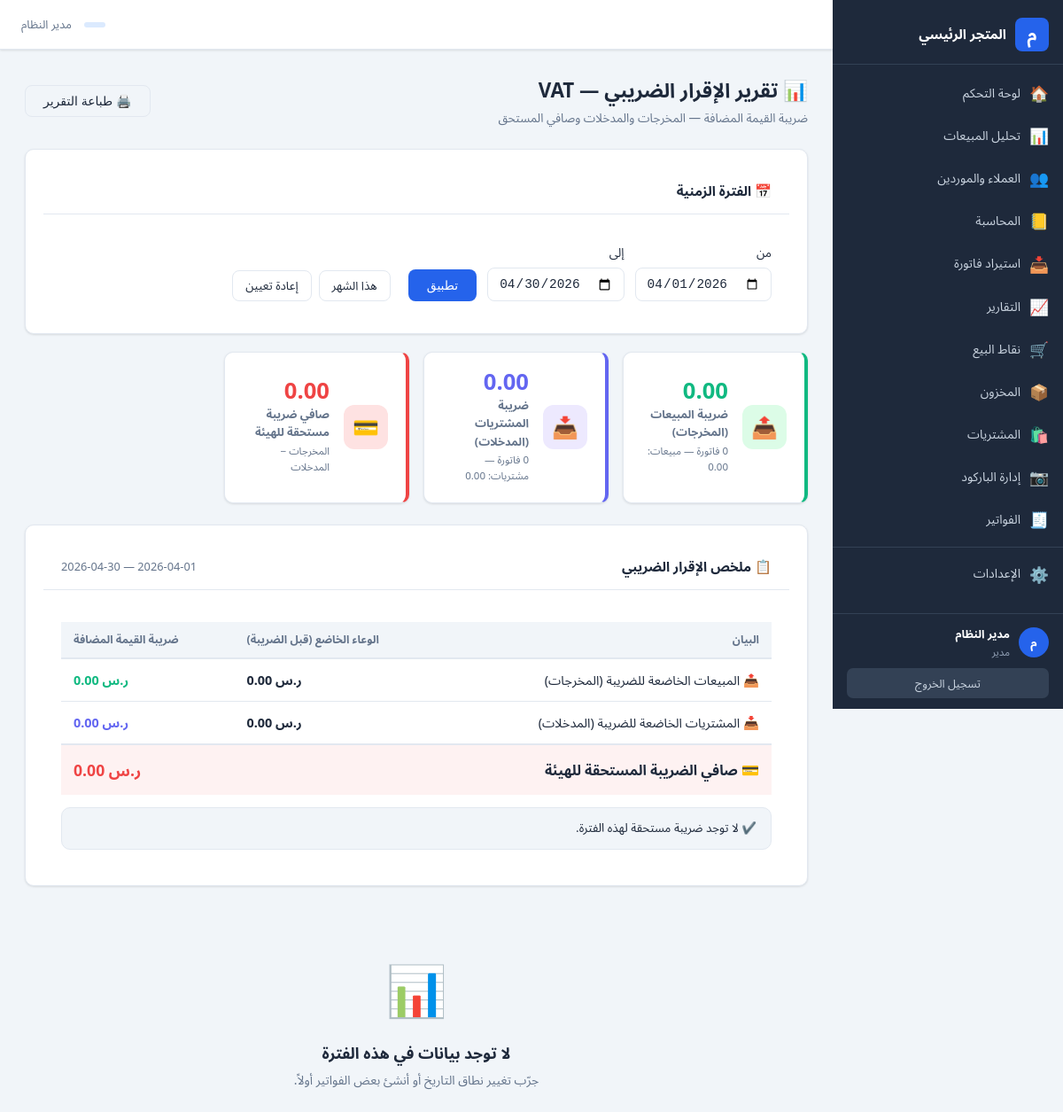
Page /reports/vat (signed in) on the committed database.
### tables this page shows
CREATE TABLE businesses (
    id              INTEGER PRIMARY KEY AUTOINCREMENT,
    name            TEXT    NOT NULL,
    name_en         TEXT,
    tax_number      TEXT,
    cr_number       TEXT,                          -- السجل التجاري
    phone           TEXT,
    email           TEXT,
    address         TEXT,
    city            TEXT,
    country         TEXT    DEFAULT 'YE',
    currency        TEXT    DEFAULT 'YER',         -- العملة الافتراضية
    fiscal_year_start TEXT  DEFAULT '01-01',       -- بداية السنة المالية
    logo_path       TEXT,
    is_active       INTEGER DEFAULT 1,
    created_at      TEXT    DEFAULT (datetime('now')),
    updated_at      TEXT    DEFAULT (datetime('now'))
, industry_type TEXT DEFAULT 'retail');

CREATE TABLE users (
    id              INTEGER PRIMARY KEY AUTOINCREMENT,
    business_id     INTEGER NOT NULL REFERENCES businesses(id) ON DELETE CASCADE,
    role_id         INTEGER NOT NULL REFERENCES roles(id),
    username        TEXT    NOT NULL,
    full_name       TEXT,
    email           TEXT,
    phone           TEXT,
    password_hash   TEXT    NOT NULL,
    is_active       INTEGER DEFAULT 1,
    last_login      TEXT,
    created_at      TEXT    DEFAULT (datetime('now')), branch_id INTEGER REFERENCES warehouses(id), level TEXT NOT NULL DEFAULT 'manager',
    UNIQUE(business_id, username)
);

CREATE TABLE roles (
    id              INTEGER PRIMARY KEY AUTOINCREMENT,
    business_id     INTEGER NOT NULL REFERENCES businesses(id) ON DELETE CASCADE,
    name            TEXT    NOT NULL,              -- مدير، محاسب، أمين مخزن، كاشير...
    permissions     TEXT    NOT NULL DEFAULT '{}', -- JSON: {"sales":true,"reports":false,...}
    is_system       INTEGER DEFAULT 0,             -- أدوار النظام لا تُحذف
    created_at      TEXT    DEFAULT (datetime('now'))
);

### app_monolith_backup.py (the view)
@app.route("/reports")
@app.route("/reports/vat")
@require_perm("reports")
def reports():
    db     = get_db()
    biz_id = session["business_id"]
    date_from = request.args.get("from", datetime.now().strftime("%Y-%m-01"))
    date_to   = request.args.get("to",   datetime.now().strftime("%Y-%m-%d"))
    try:
        datetime.strptime(date_from, "%Y-%m-%d")
        datetime.strptime(date_to,   "%Y-%m-%d")
    except ValueError:
        date_from = datetime.now().strftime("%Y-%m-01")
        date_to   = datetime.now().strftime("%Y-%m-%d")
    sales_vat = db.execute("""
        SELECT
          COUNT(*)                         AS count,
          COALESCE(SUM(subtotal),  0)      AS subtotal,
          COALESCE(SUM(tax_amount),0)      AS vat,
          COALESCE(SUM(total),     0)      AS total
        FROM invoices
        WHERE business_id=?
          AND invoice_type IN ('sale','table')
          AND status = 'paid'
          AND DATE(invoice_date) BETWEEN ? AND ?
    """, (biz_id, date_from, date_to)).fetchone()
    purch_vat = db.execute("""
        SELECT
          COUNT(*)                         AS count,
          COALESCE(SUM(subtotal),  0)      AS subtotal,
          COALESCE(SUM(tax_amount),0)      AS vat,
          COALESCE(SUM(total),     0)      AS total
        FROM invoices
        WHERE business_id=?
          AND invoice_type = 'purchase'
          AND status = 'paid'
          AND DATE(invoice_date) BETWEEN ? AND ?
    """, (biz_id, date_from, date_to)).fetchone()
    sale_invoices = db.execute("""
        SELECT invoice_number, invoice_date, party_name,
               subtotal, tax_amount, total
        FROM invoices
        WHERE business_id=?
          AND invoice_type IN ('sale','table')
          AND status='paid'
          AND DATE(invoice_date) BETWEEN ? AND ?
        ORDER BY invoice_date DESC
        LIMIT 100
    """, (biz_id, date_from, date_to)).fetchall()
    purch_invoices = db.execute("""
        SELECT invoice_number, invoice_date, party_name,
               subtotal, tax_amount, total
        FROM invoices
        WHERE business_id=?
          AND invoice_type = 'purchase'
          AND status='paid'
          AND DATE(invoice_date) BETWEEN ? AND ?
        ORDER BY invoice_date DESC
        LIMIT 100
    """, (biz_id, date_from, date_to)).fetchall()
    net_vat = float(sales_vat["vat"] or 0) - float(purch_vat["vat"] or 0)
    return render_template(
        "reports_vat.html",
        date_from=date_from,
        date_to=date_to,
        sales_vat=dict(sales_vat),
        purch_vat=dict(purch_vat),
        net_vat=net_vat,
        sale_invoices=[dict(r) for r in sale_invoices],
        purch_invoices=[dict(r) for r in purch_invoices],
    )

### app_monolith_backup.py (called while the page is built)
def get_sidebar_key(industry_type: str) -> str:
    if industry_type.startswith("retail_"):    return "retail"
    if industry_type.startswith("wholesale_"): return "wholesale"
    if industry_type.startswith("food_"):      return "restaurant"
    if industry_type in ("restaurant", "cafe", "coffeeshop"): return "restaurant"
    return industry_type

def get_db() -> sqlite3.Connection:
    if "db" not in g:
        g.db = sqlite3.connect(DB_PATH)
        g.db.row_factory = sqlite3.Row
        g.db.execute("PRAGMA foreign_keys = ON")
    return g.db

def generate_csrf_token() -> str:
    if "csrf_token" not in session:
        session["csrf_token"] = secrets.token_hex(32)
    return session["csrf_token"]

def user_has_perm(perm_key: str) -> bool:
    if not g.user:
        return False
    try:
        perms = json.loads(g.user["permissions"] or "{}")
    except Exception:
        perms = {}
    return bool(perms.get("all") or perms.get(perm_key))

def require_perm(perm_key: str):
    def decorator(f):
        @wraps(f)
        def decorated(*args, **kwargs):
            if "user_id" not in session:
                return redirect(url_for("auth_login"))
            if not session.get("business_id"):
                return redirect(url_for("onboarding"))
            if not user_has_perm(perm_key):
                flash("ليس لديك صلاحية للوصول لهذه الصفحة", "error")
                return redirect(url_for("dashboard"))
            return f(*args, **kwargs)
        return decorated
    return decorator

@app.context_processor
def inject_globals():
    return {
        "current_user":    g.user,
        "current_business": g.business,
        "sidebar_items":   g.sidebar_items,
        "user_perms":      g.user_perms,
        "industry_types":  INDUSTRY_TYPES,
        "request":         request,
        "now_date":        datetime.now().strftime("%Y-%m-%d"),
        "csrf_token":      generate_csrf_token(),
    }

### templates/reports_vat.html (shortened to what this page needs)
{% extends "base.html" %}
{% block content %}
<div class="page-header">
  <div>
    <h2 class="page-title">📊 تقرير الإقرار الضريبي — VAT</h2>
    <p class="page-subtitle">ضريبة القيمة المضافة — المخرجات والمدخلات وصافي المستحق</p>
  </div>
  <button class="btn btn-outline" onclick="window.print()">🖨️ طباعة التقرير</button>
</div>
<div class="card" style="margin-bottom:20px">
  <div class="card-header"><span class="card-title">📅 الفترة الزمنية</span></div>
  <form method="GET" style="padding:16px 20px;display:flex;gap:12px;align-items:flex-end;flex-wrap:wrap">
    <div class="form-group" style="margin:0;min-width:150px">
      <label class="form-label">من</label>
      <input type="date" name="from" class="form-control" value="{{ date_from }}">
    </div>
    <div class="form-group" style="margin:0;min-width:150px">
      <label class="form-label">إلى</label>
      <input type="date" name="to"   class="form-control" value="{{ date_to }}">
    </div>
    <div>
      <button type="submit" class="btn btn-primary">تطبيق</button>
    </div>
    <div style="display:flex;gap:8px;flex-wrap:wrap;margin-right:8px">
      {% set now = now_date %}
      <a href="{{ url_for('reports', **{'from': now[:8]+'01', 'to': now}) }}" class="btn btn-sm btn-outline">هذا الشهر</a>
      <a href="{{ url_for('reports') }}" class="btn btn-sm btn-outline">إعادة تعيين</a>
    </div>
  </form>
</div>
<div class="stats-grid" style="margin-bottom:24px">
  <div class="stat-card" style="border-right:4px solid #10b981">
    <div class="stat-icon green">📤</div>
    <div>
      <div class="stat-value" style="color:#10b981">{{ "%.2f"|format(sales_vat.vat) }}</div>
      <div class="stat-label">ضريبة المبيعات (المخرجات)</div>
      <div style="font-size:.72rem;color:var(--text-muted);margin-top:2px">
        {{ sales_vat.count }} فاتورة — مبيعات: {{ "%.2f"|format(sales_vat.subtotal) }}
      </div>
    </div>
  </div>
  <div class="stat-card" style="border-right:4px solid #6366f1">
    <div class="stat-icon purple">📥</div>
    <div>
      <div class="stat-value" style="color:#6366f1">{{ "%.2f"|format(purch_vat.vat) }}</div>
      <div class="stat-label">ضريبة المشتريات (المدخلات)</div>
      <div style="font-size:.72rem;color:var(--text-muted);margin-top:2px">
        {{ purch_vat.count }} فاتورة — مشتريات: {{ "%.2f"|format(purch_vat.subtotal) }}
      </div>
    </div>
  </div>
  <div class="stat-card" style="border-right:4px solid {% if net_vat >= 0 %}#ef4444{% else %}#10b981{% endif %}">
    <div class="stat-icon {% if net_vat >= 0 %}red{% else %}green{% endif %}">
      {% if net_vat >= 0 %}💳{% else %}💰{% endif %}
    </div>
    <div>
      <div class="stat-value" style="color:{% if net_vat >= 0 %}#ef4444{% else %}#10b981{% endif %}">
        {{ "%.2f"|format(net_vat|abs) }}
      </div>
      <div class="stat-label">
        {% if net_vat >= 0 %}صافي ضريبة مستحقة للهيئة{% else %}رصيد ضريبي لصالحك{% endif %}
      </div>
      <div style="font-size:.72rem;color:var(--text-muted);margin-top:2px">
        المخرجات − المدخلات
      </div>
    </div>
  </div>
</div>
<div class="card" style="margin-bottom:24px">
  <div class="card-header">
    <span class="card-title">📋 ملخص الإقرار الضريبي</span>
    <span style="font-size:.8rem;color:var(--text-muted)">{{ date_from }} — {{ date_to }}</span>
  </div>
  <div style="padding:20px">
    <table style="width:100%;border-collapse:collapse;font-size:.9rem">
      <thead>
        <tr style="background:var(--bg);border-bottom:2px solid var(--border)">
          <th style="padding:10px 14px;text-align:right">البيان</th>
          <th style="padding:10px 14px;text-align:left;direction:ltr">الوعاء الخاضع (قبل الضريبة)</th>
          <th style="padding:10px 14px;text-align:left;direction:ltr">ضريبة القيمة المضافة</th>
        </tr>
      </thead>
      <tbody>
        <tr style="border-bottom:1px solid var(--border)">
          <td style="padding:12px 14px">📤 المبيعات الخاضعة للضريبة (المخرجات)</td>
          <td style="padding:12px 14px;text-align:left;direction:ltr;font-weight:600">
            {{ "%.2f"|format(sales_vat.subtotal) }} ر.س
          </td>
          <td style="padding:12px 14px;text-align:left;direction:ltr;color:#10b981;font-weight:700">
            {{ "%.2f"|format(sales_vat.vat) }} ر.س
          </td>
        </tr>
        <tr style="border-bottom:1px solid var(--border)">
          <td style="padding:12px 14px">📥 المشتريات الخاضعة للضريبة (المدخلات)</td>
          <td style="padding:12px 14px;text-align:left;direction:ltr;font-weight:600">
            {{ "%.2f"|format(purch_vat.subtotal) }} ر.س
          </td>
          <td style="padding:12px 14px;text-align:left;direction:ltr;color:#6366f1;font-weight:700">
            {{ "%.2f"|format(purch_vat.vat) }} ر.س
          </td>
        </tr>
        <tr style="background:{% if net_vat >= 0 %}rgba(239,68,68,.07){% else %}rgba(16,185,129,.07){% endif %};
                   border-top:2px solid var(--border)">
          <td style="padding:14px;font-weight:700;font-size:1rem">
            {% if net_vat >= 0 %}💳 صافي الضريبة المستحقة للهيئة
            {% else %}💰 رصيد ضريبي لصالحك{% endif %}
          </td>
          <td></td>
          <td style="padding:14px;text-align:left;direction:ltr;font-size:1.1rem;font-weight:800;
                     color:{% if net_vat >= 0 %}#ef4444{% else %}#10b981{% endif %}">
            {{ "%.2f"|format(net_vat|abs) }} ر.س
          </td>
        </tr>
      </tbody>
    </table>
    {% if net_vat > 0 %}
    <div style="margin-top:14px;padding:12px 16px;background:rgba(239,68,68,.08);
                border:1px solid rgba(239,68,68,.25);border-radius:10px;font-size:.84rem">
      ⚠️ يجب سداد <strong>{{ "%.2f"|format(net_vat) }} ر.س</strong> لهيئة الزكاة والضريبة والجمارك
      قبل نهاية الفترة الضريبية.
    </div>
    {% elif net_vat < 0 %}
    <div style="margin-top:14px;padding:12px 16px;background:rgba(16,185,129,.08);
                border:1px solid rgba(16,185,129,.25);border-radius:10px;font-size:.84rem">
      ✅ لديك رصيد ضريبي قدره <strong>{{ "%.2f"|format(net_vat|abs) }} ر.س</strong>
      يمكن ترحيله للفترة القادمة أو استرداده.
    </div>
    {% else %}
    <div style="margin-top:14px;padding:12px 16px;background:var(--bg);
                border:1px solid var(--border);border-radius:10px;font-size:.84rem">
      ✔️ لا توجد ضريبة مستحقة لهذه الفترة.
    </div>
    {% endif %}
  </div>
</div>
{% if not sale_invoices and not purch_invoices %}
<div class="empty-state">
  <div class="empty-icon">📊</div>
  <h3>لا توجد بيانات في هذه الفترة</h3>
  <p>جرّب تغيير نطاق التاريخ أو أنشئ بعض الفواتير أولاً.</p>
</div>
{% endif %}
{% endblock %}

### templates/base.html (shortened to what this page needs)
<!DOCTYPE html>
<html lang="ar" dir="rtl">
<head>
  <link rel="stylesheet" href="{{ url_for('static', filename='css/main.css') }}">
</head>
<body>
{% if current_user and current_business %}
<div class="app-layout">
  <aside class="sidebar" id="sidebar">
    <div class="sidebar-logo">
      <div class="logo-icon">م</div>
      <div class="logo-text">
        <strong>{{ current_business.name }}</strong>
      </div>
    </div>
    <div class="sidebar-section">
      <ul class="sidebar-nav" id="nav-main">
        {% for item in sidebar_items %}
          {% if item.key == 'settings' %}
            <li><div class="sidebar-divider"></div></li>
          {% endif %}
          <li>
            <a href="{{ item.url }}"
               {% if request.path == item.url %}class="active"{% endif %}>
              <span class="nav-icon">{{ item.icon }}</span>
              {{ item.label }}
            </a>
          </li>
        {% endfor %}
      </ul>
    </div>
    <div class="sidebar-footer">
      <div class="user-info">
        <div class="avatar">{{ (current_user.full_name or current_user.username)[0] }}</div>
        <div class="user-meta">
          <strong>{{ current_user.full_name or current_user.username }}</strong>
          <span>{{ current_user.role_name or 'مستخدم' }}</span>
        </div>
      </div>
      <a href="{{ url_for('auth_logout') }}" class="logout-btn">تسجيل الخروج</a>
    </div>
  </aside>
  <div class="main-content">
    <header class="topbar">
      <div class="topbar-right">
        <span class="topbar-biz-badge">
        </span>
        <span style="font-size:.82rem; color:#64748b;">
          {{ current_user.full_name or current_user.username }}
        </span>
      </div>
    </header>
    <main class="page-content">
      {% block content %}{% endblock %}
    </main>
  </div>
</div>
{% else %}
  {% block auth_content %}{% endblock %}
{% endif %}
</body>
</html>

### rows in the picture
businesses: name "المتجر الرئيسي"
users: full_name "م", full_name "مدير النظام"
roles: name "مدير"

### other values in the picture
{{ item.icon }} "🏠" "📊" "👥" "📒" "📥" "📈" "🛒" "📦" "🛍️" "📷" "🧾" "⚙️"
{{ item.label }} "لوحة التحكم" "تحليل المبيعات" "العملاء والموردين" "المحاسبة" "استيراد فاتورة" "التقارير" "نقاط البيع" "المخزون" "المشتريات" "إدارة الباركود" "الفواتير" "الإعدادات"
{{ "%.2f"|format(sales_vat.vat) }} "0.00"
{{ "%.2f"|format(sales_vat.subtotal) }} "0.00"
{{ "%.2f"|format(purch_vat.vat) }} "0.00"
{{ "%.2f"|format(purch_vat.subtotal) }} "0.00"
{{ "%.2f"|format(net_vat|abs) }} "0.00"
{{ date_from }} "2026-04-01"
{{ date_to }} "2026-04-30"
